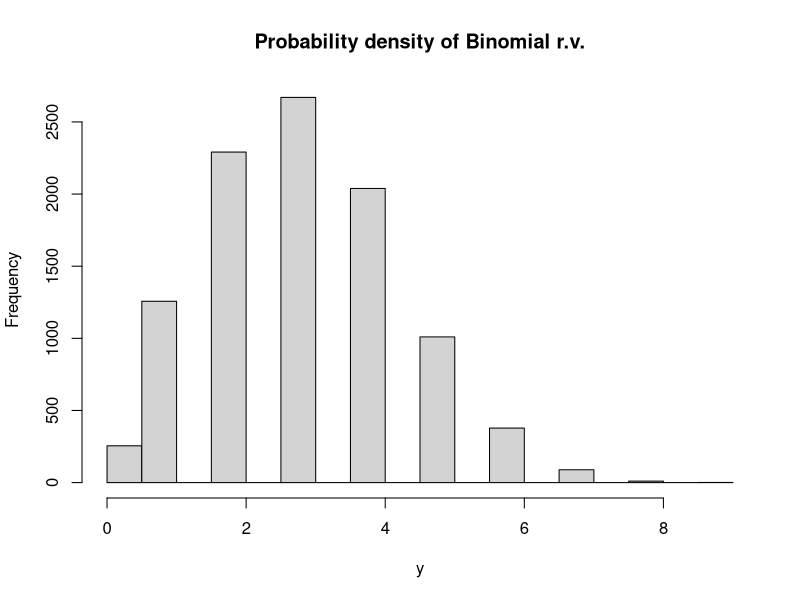
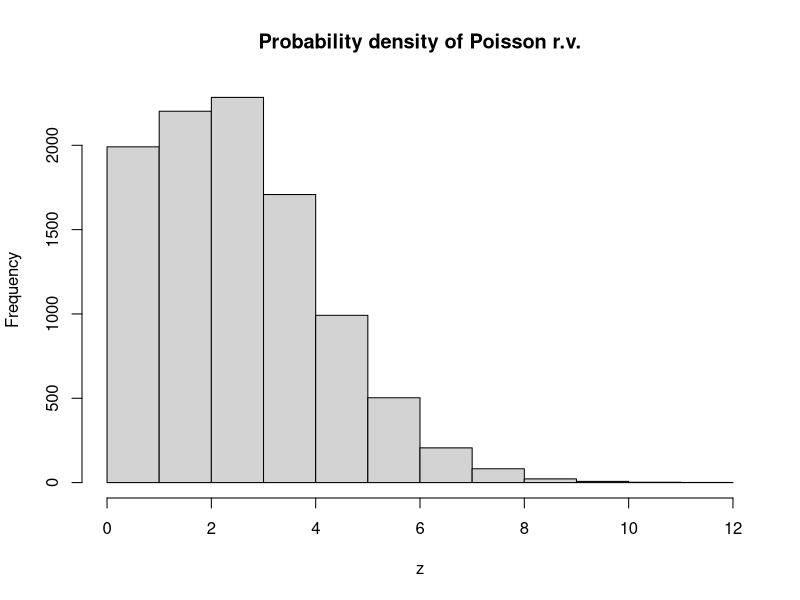

Write R code to recreate these figures, in order.
## ---- chunk 1
# trials
n<-10
# probability
p<-0.3
# number of success
x<-3
# density at x (probability of x successes out of n trial)
dbinom(x,n, p)
## ---- chunk 2
# distribution function at x  (probability of up to x successes out of n trial)
pbinom(x, n, p)
## ---- chunk 3
# distribution function at x = 3
out<-0
i<-0
while(i<= 3) {
  dist<-dbinom(i,n, p)
  out = dist +out
  i<-i+1
}
out
## ---- chunk 4
# lower bound - minimum number of successes
a<-2
# upper bound - maximum number of successes
b<-5
# probability number of successes is between and and bout of n trial
sum(dbinom(a:b, n, p))
## ---- chunk 5
# probability number of successes is between a and b out of n trial
pbinom(b, n, p) - pbinom(a-1, n, p) 
## ---- chunk 6
# numbers to draw
k<-10000
# draw k numbers
y<-rbinom(k, n, p)  
## ---- chunk 7
# histogram
hist(y, main="Probability density of Binomial r.v.")
## ---- chunk 8
# rate of success
lambda<-3
# number of success
x<-3
# density at x (probability of x successes in interval of time with rate of success lambda)
dpois(x,lambda)
## ---- chunk 9
# distribution function at x  (probability of up to x successess in interval of time with rate of success lambda)
ppois(x,lambda)
## ---- chunk 10
# numbers to draw
k<-10000
# draw k numbers
z<-rpois(k, lambda)  
## ---- chunk 11
# histogram
hist(z, main="Probability density of Poisson r.v.")
